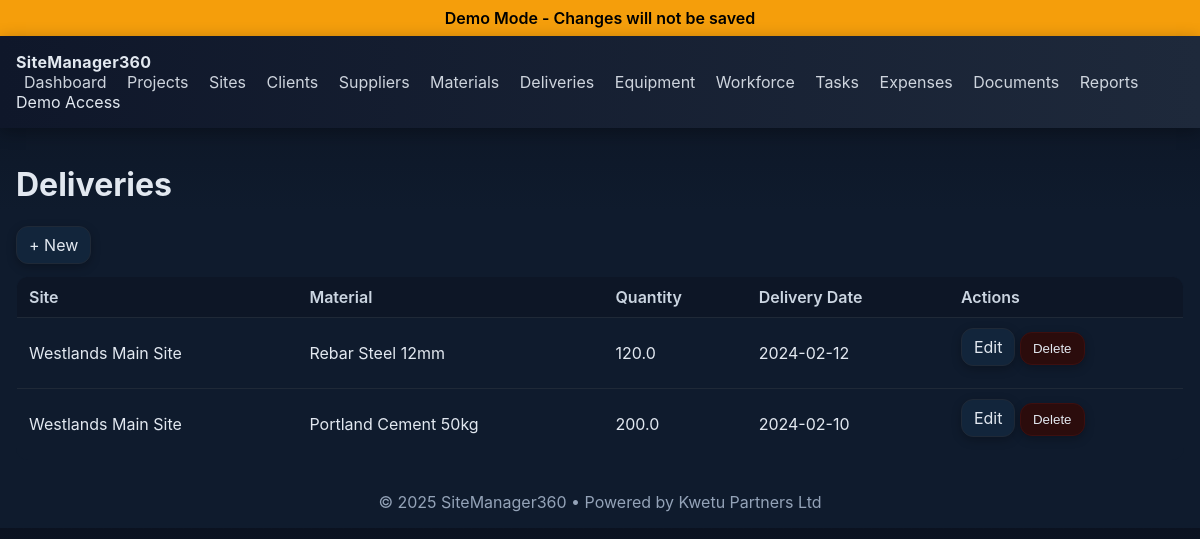
The page /deliveries on the database its author committed.
### app.py (models this page shows)
class SiteMaterial(db.Model):  # Deliveries
    id = db.Column(db.Integer, primary_key=True)
    site_id = db.Column(db.Integer, db.ForeignKey("site.id"), nullable=False)
    material_id = db.Column(db.Integer, db.ForeignKey("material.id"), nullable=False)
    quantity = db.Column(db.Float, default=0.0)
    delivery_date = db.Column(db.Date)
    site = db.relationship("Site", backref="deliveries", lazy=True)
    material = db.relationship("Material", backref="deliveries", lazy=True)

class Site(db.Model):
    id = db.Column(db.Integer, primary_key=True)
    project_id = db.Column(db.Integer, db.ForeignKey("project.id"), nullable=False)
    name = db.Column(db.String(150), nullable=False)
    location = db.Column(db.String(150))
    manager_id = db.Column(db.Integer, db.ForeignKey("worker.id"), nullable=True)
    start_date = db.Column(db.Date)
    end_date = db.Column(db.Date)
    status = db.Column(db.String(50), default="Active")
    manager = db.relationship("Worker", foreign_keys=[manager_id], uselist=False)

class Material(db.Model):
    id = db.Column(db.Integer, primary_key=True)
    supplier_id = db.Column(db.Integer, db.ForeignKey("supplier.id"), nullable=False)
    name = db.Column(db.String(150), nullable=False)
    unit = db.Column(db.String(50), default="pcs")
    cost_per_unit = db.Column(db.Float, default=0.0)
    created_at = db.Column(db.DateTime, default=datetime.utcnow)

### app.py (the view)
@app.route("/deliveries")
@login_required
def deliveries():
    items = SiteMaterial.query.order_by(SiteMaterial.delivery_date.desc().nullslast()).all()
    return render_template("deliveries_list.html", items=items, sites=Site.query.all(), materials=Material.query.all())

### app.py (called while the page is built)
def is_demo():
    return DEMO_MODE

def login_required(view_func):
    @wraps(view_func)
    def wrapped(*args, **kwargs):
        if is_demo():
            demo_user = User.query.order_by(User.id.asc()).first()
            if demo_user and not session.get("user_id"):
                session["user_id"] = demo_user.id
        if not session.get("user_id"):
            return redirect(url_for("login", next=request.path))
        return view_func(*args, **kwargs)
    return wrapped

@app.context_processor
def inject_demo_mode():
    return {"demo_mode": is_demo()}

@app.before_request
def block_post_in_demo():
    if is_demo():
        demo_user = User.query.order_by(User.id.asc()).first()
        if demo_user and not session.get("user_id") and request.endpoint != "static":
            session["user_id"] = demo_user.id
        if request.method == "POST":
            flash("Demo Mode: Action simulated successfully.", "info")
            return redirect(request.referrer or url_for("dashboard"))

### templates/deliveries_list.html (shortened to what this page needs)
{% extends "base.html" %}
{% block content %}
<h1>Deliveries</h1>
<div class="actions"><a class="btn" href="{{ url_for('deliveries_new') }}">+ New</a></div>
<table class="table">
  <thead><tr><th>Site</th><th>Material</th><th>Quantity</th><th>Delivery Date</th><th>Actions</th></tr></thead>
  <tbody>
  {% for item in items %}
    <tr>
      <td>{{ item.site.name if item.site else '' }}</td><td>{{ item.material.name if item.material else '' }}</td><td>{{ item.quantity }}</td><td>{{ item.delivery_date.strftime('%Y-%m-%d') if item.delivery_date else '' }}</td>
      <td class="actions">
        <a class="btn" href="{{ url_for('deliveries_edit', id=item.id) }}">Edit</a>
        {% if demo_mode %}
          <button class="btn danger" type="button" disabled title="Disabled in demo">Delete</button>
        {% else %}
          <form method="post" action="{{ url_for('deliveries_delete', id=item.id) }}" onsubmit="return confirm('Delete?');" style="display:inline">
            <button class="btn danger" type="submit">Delete</button>
          </form>
        {% endif %}
      </td>
    </tr>
  {% endfor %}
  </tbody>
</table>
{% endblock %}

### static/style.css (style rules this page uses)
:root { --top-a:#0f172a; --top-b:#1e293b; --accent:#38bdf8; --surface:#0b1220; --surface2:#0f1b2d; --border:#1f2937; --text:#e2e8f0; --muted:#94a3b8; --success:#16a34a; --info:#1d4ed8; --danger:#dc2626; }
* { box-sizing:border-box }
body { margin:0; background:linear-gradient(180deg,var(--surface),var(--surface2) 40%); color:var(--text); font-family:Inter,system-ui,Segoe UI,Roboto,Arial,sans-serif; }
.table { width:100%; border-collapse:collapse; background:#0f1b2d; border:1px solid var(--border); border-radius:12px; overflow:hidden }
.table th,.table td { padding:10px 12px; border-bottom:1px solid var(--border); text-align:left }
.table th { font-weight:600; color:#cbd5e1; background:#0d1626 }
.actions .btn { margin-bottom:12px }
.btn { display:inline-block; padding:8px 12px; border-radius:12px; border:1px solid var(--border); background:#12253b; color:var(--text); text-decoration:none; cursor:pointer; box-shadow:0 3px 10px rgba(0,0,0,.25) }
.btn.danger { background:#2b0c0c; border-color:#3d0f0f }

### rows shown on the page
SiteMaterial: site "Westlands Main Site", material "Rebar Steel 12mm", quantity "120.0", delivery_date "2024-02-12"
SiteMaterial: site "Westlands Main Site", material "Portland Cement 50kg", quantity "200.0", delivery_date "2024-02-10"
